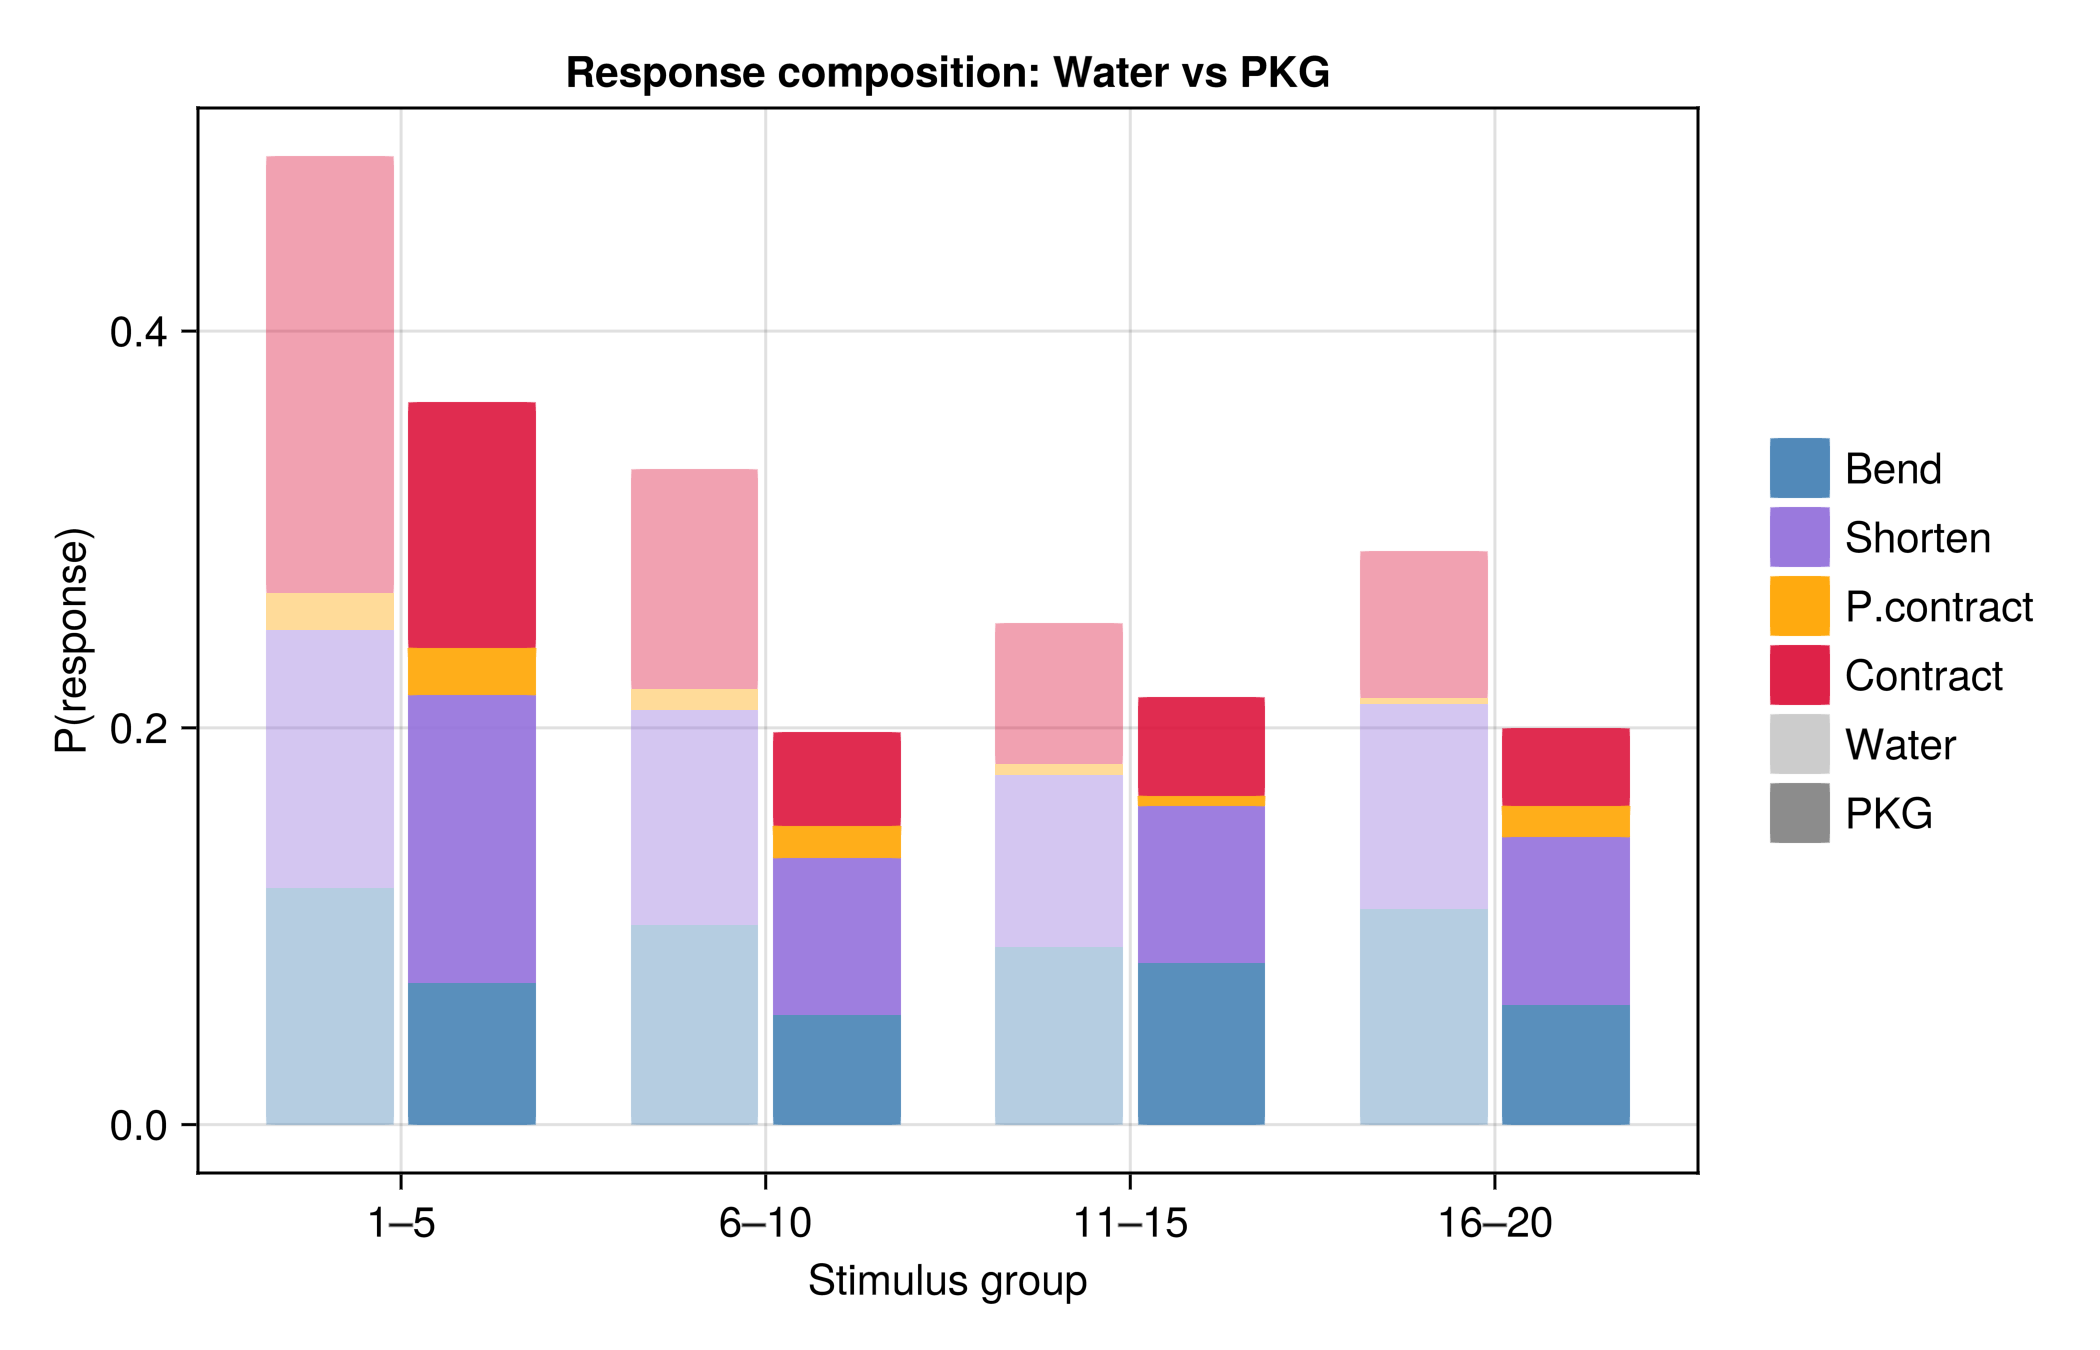

Write the Julia code that produced this figure.
using CSV, DataFrames, Statistics, GLMakie

GLMakie.activate!(visible = false)

df = CSV.read("../data/PKG_0803.csv", DataFrame)
df = subset(df, :response => x -> .!isnan.(x))

water = subset(df, :condition => x -> x .== "water")
pkg   = subset(df, :condition => x -> x .== "PKG")

subtypes = [:bend, :shorten, :partial_contract, :contract]
labels   = ["Bend", "Shorten", "P.contract", "Contract"]

# water = pastel, PKG = saturated
water_colors = [(:steelblue, 0.4), (:mediumpurple, 0.4), (:orange, 0.4), (:crimson, 0.4)]
pkg_colors   = [(:steelblue, 0.9), (:mediumpurple, 0.9), (:orange, 0.9), (:crimson, 0.9)]

groups = [(1,5), (6,10), (11,15), (16,20)]
group_labels = ["1–5", "6–10", "11–15", "16–20"]

function grouped_subtype_rates(sub, groups)
    rates = [Float64[] for _ in subtypes]
    for (lo, hi) in groups
        rows = subset(sub, :stimulus => x -> x .>= lo .&& x .<= hi)
        n = nrow(rows)
        for (i, st) in enumerate(subtypes)
            push!(rates[i], sum(rows[!, st]) / n)
        end
    end
    return rates
end

wr = grouped_subtype_rates(water, groups)
pr = grouped_subtype_rates(pkg, groups)

fig = Figure(size = (700, 450), fontsize = 14)
ax = Axis(fig[1, 1],
    xlabel = "Stimulus group",
    ylabel = "P(response)",
    title  = "Response composition: Water vs PKG",
    xticks = (1:4, group_labels))

bar_w = 0.35
offset_w = -bar_w/2 - 0.02
offset_p =  bar_w/2 + 0.02

for gi in 1:4
    # water bar (left)
    local bottom = 0.0
    for si in 1:4
        h = wr[si][gi]
        poly!(ax, Rect(gi + offset_w - bar_w/2, bottom, bar_w, h),
            color = water_colors[si])
        bottom += h
    end

    # PKG bar (right)
    bottom = 0.0
    for si in 1:4
        h = pr[si][gi]
        poly!(ax, Rect(gi + offset_p - bar_w/2, bottom, bar_w, h),
            color = pkg_colors[si])
        bottom += h
    end
end

# legend
leg_elems = Vector{Any}()
leg_labels = String[]

for i in 1:4
    push!(leg_elems, [PolyElement(color = water_colors[i]), PolyElement(color = pkg_colors[i])])
    push!(leg_labels, labels[i])
end

# condition markers
push!(leg_elems, PolyElement(color = (:gray50, 0.4)))
push!(leg_labels, "Water")
push!(leg_elems, PolyElement(color = (:gray50, 0.9)))
push!(leg_labels, "PKG")

Legend(fig[1, 2], leg_elems, leg_labels, framevisible = false)

save("pkg_grouped_stacked.png", fig, px_per_unit = 3)
println("Saved pkg_grouped_stacked.png")
